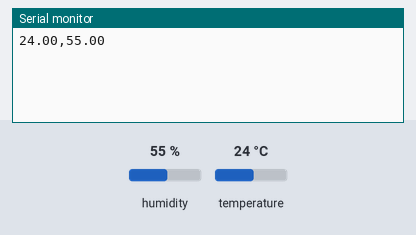
This sketch was run on a simulated Arduino Uno, built with avr-gcc and run on an emulated ATmega328P. Shown: the last lines printed to the serial monitor. The test bench sets the inputs (shaded band); at power-on: humidity 55 %, temperature 24 °C.

Above: at 3.2 s.
3.3 s: humidity set to 22 %
At 4.6 s:
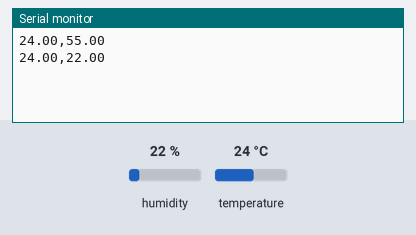
6.0 s: temperature set to 12 °C
At 6.4 s:
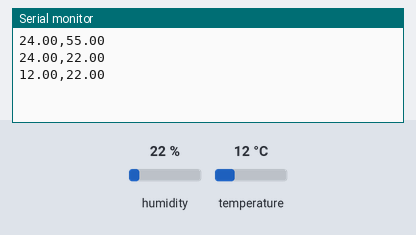
8.7 s: humidity set to 40 %
At 11.1 s:
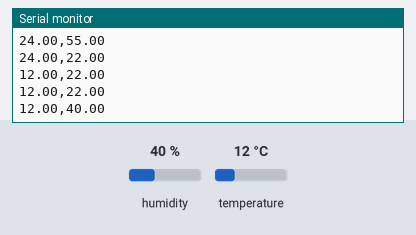
Timing chart, 0 to 12.6 s (numbered marks = the images above; inputs shaded):
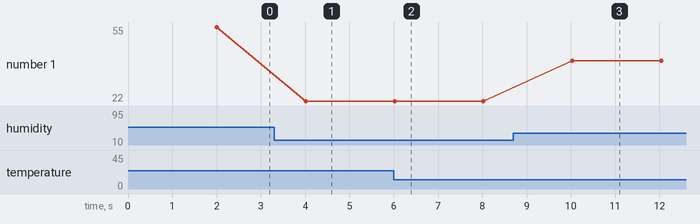

Measured:
- after the input at 3.3 s, the serial monitor: prints a new line after 0.71 s (image 1)
- after the input at 6.0 s, the serial monitor: prints a new line at once (image 2)
- after the input at 8.7 s, the serial monitor: prints a new line after 1.3 s (image 3)
- plotted number 1: 55 → 22 after the input at 3.3 s, 22 → 40 after the input at 8.7 s

The sketch:

TempHumidity.ino
```cpp
#include "DHT.h"

#define DHTPIN 8
#define DHTTYPE DHT22

DHT dht(DHTPIN, DHTTYPE);

void setup() {
  Serial.begin(115200);
  dht.begin();

  delay(2000);
}

void loop() {
  float humidity = dht.readHumidity();
  float temperature = dht.readTemperature();

  if (isnan(humidity) || isnan(temperature)) {
    Serial.println("ERROR");
    delay(2000);
    return;
  }

  Serial.print(temperature);
  Serial.print(",");
  Serial.println(humidity);

  delay(2000);
}
```
